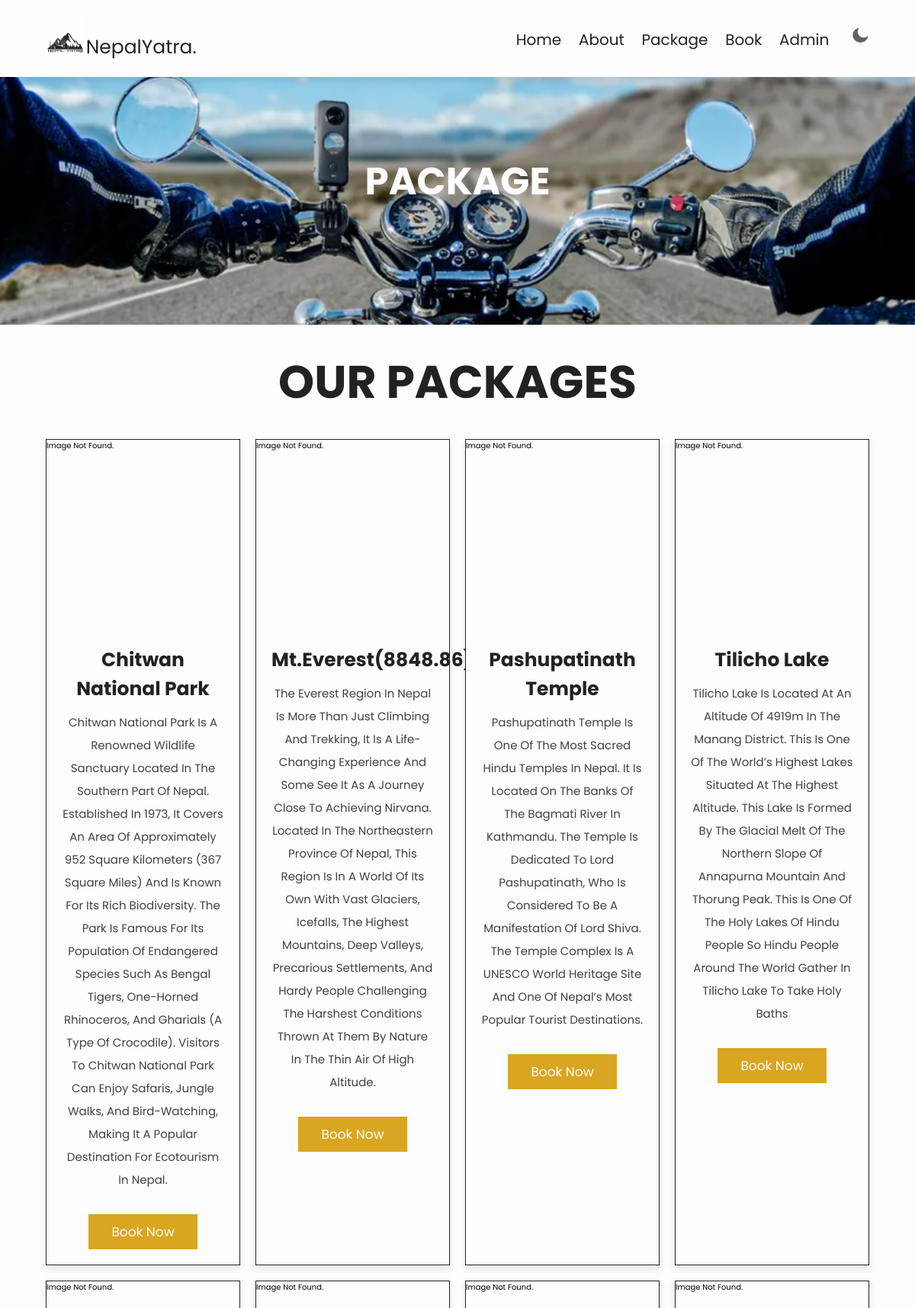
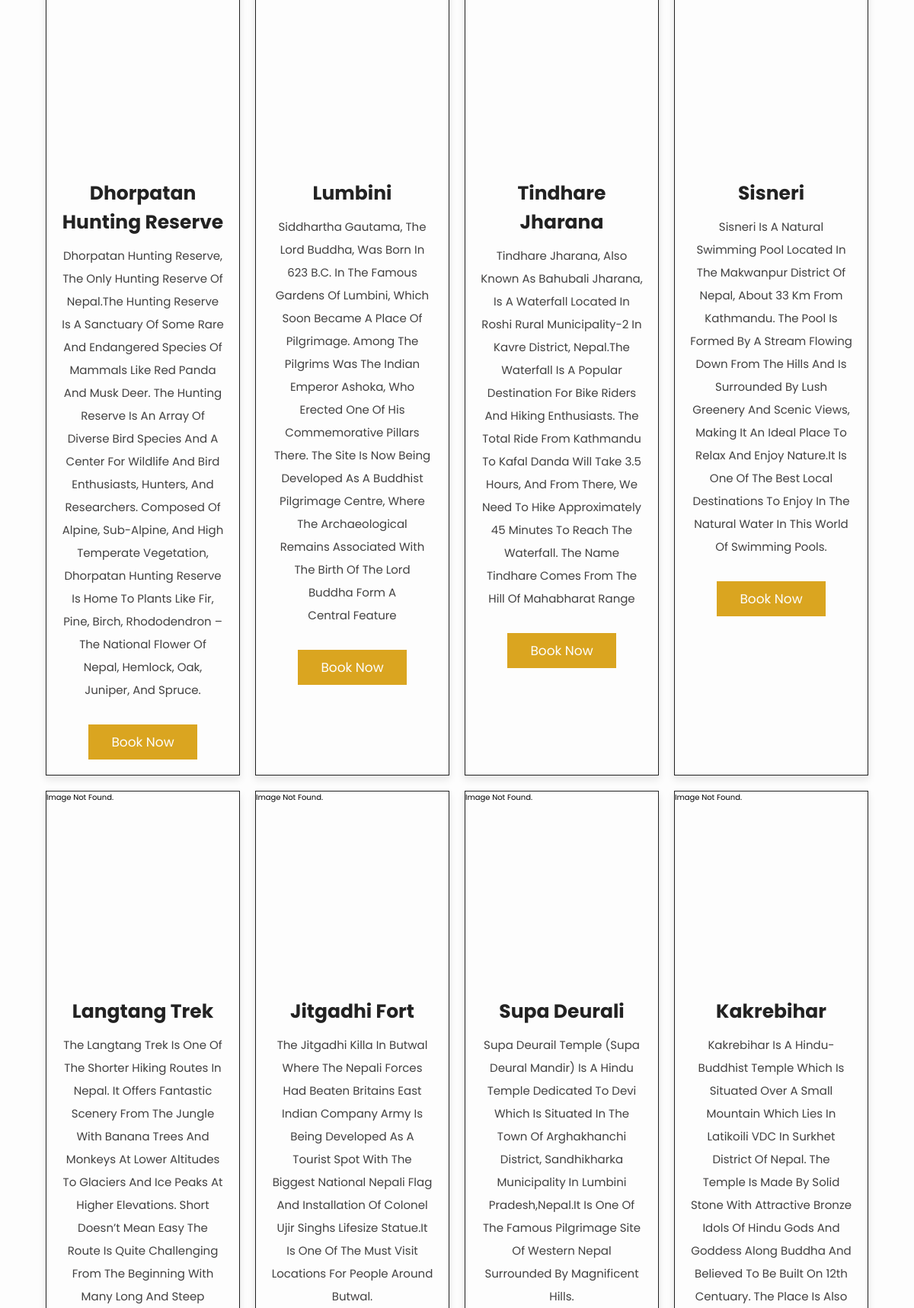
/package.php (upper part), run on the app's committed database (2 pictures, top to bottom).
### tables this page shows
CREATE TABLE `package_image` (
  `id` int(11) NOT NULL,
  `package_id` int(11) NOT NULL,
  `image_path` varchar(255) NOT NULL
);

CREATE TABLE `packages` (
  `id` int(11) NOT NULL,
  `name` varchar(255) NOT NULL,
  `description` text NOT NULL
);

### package.php (the view, shortened to what this page needs)
<!DOCTYPE html>
<html lang="en">
    <head>
 <link rel="stylesheet"href="https://cdn.jsdelivr.net/npm/swiper@9/swiper-bundle.min.css"/>
<link rel="stylesheet" href="https://cdnjs.cloudflare.com/ajax/libs/font-awesome/6.4.0/css/all.min.css"/>
<link rel="stylesheet" href="style.css"/>
    </head>
    <body>
<section class="header">
<div class ="logo">
      <a href="home.php"><img src="images/logo1.png" alt="logo" id="logo"></a>
    <a href="home.php" class="text">NepalYatra.</a>
</div>
    <nav class="navbar">
<a href="home.php">Home</a>
<a href="about.php">About</a>
<a href="package.php">Package</a>
<a href="book.php">Book</a>
<a href="login.php">Admin</a>
<img src="images/moon.png" id ="icon">
</nav>
</section>
<div class="heading" style="background:url(images/travellingbike.webp) no-repeat">
    <h1>package </h1>
</div>
<section class="home-packages">
    <h1 class="heading-title">Our Packages</h1>
    <div class="box-container" id="package-container">
        <?php
        $connection = mysqli_connect('localhost', 'root', '', 'tourstravels');
        $itemsPerPage = 12;
        $currentPage = 1;
        $offset = ($currentPage - 1) * $itemsPerPage;
        $query = "SELECT p.name, p.description, pi.image_path
                  FROM packages p
                  JOIN package_image pi ON p.id = pi.package_id
                  LIMIT $itemsPerPage OFFSET $offset";
        $result = mysqli_query($connection, $query);
        if ($result && mysqli_num_rows($result) > 0) {
            while ($row = mysqli_fetch_assoc($result)) {
                echo '<div class="box">';
                echo '<div class="image">';
                if (isset($row['image_path']) && file_exists($row['image_path'])) {
                    echo '<img src="' . $row['image_path'] . '" alt="' . $row['name'] . '">';
                } else {
                    echo '<p>Image not found.</p>';
                }
                echo '</div>';
                echo '<div class="content">';
                echo '<h3>' . $row['name'] . '</h3>';
                echo '<p>' . $row['description'] . '</p>';
                echo '<a href="book.php" class="btn">Book Now</a>';
                echo '</div>';
                echo '</div>';
            }
        } else {
            echo '<p>No packages available.</p>';
        }
        ?>
    </div>
</section>
</body>
</html>

### style.css (style rules this page uses)
:root { --main-color: goldenrod; --black: #222; --white: #fdfdfd; --light-black: #424141; --light-white: #fff9; --dark-bg: rgba(0, 0, 0, .7); --light-bg: #eee; --border: .1rem solid var(--black); --box-shadow: 0 .5rem 1rem rgba(21, 21, 21, 0.1); --text-shadow: 0 1.5rem 3rem rgba(25, 24, 24, 0.1); }
* { font-family: 'Poppins', sans-serif; margin: 0; padding: 0; box-sizing: border-box; outline: none; border: none; text-decoration: none; text-transform: capitalize; }
html { font-size: 62.5%; overflow-x: hidden; }
section { padding: 5rem 10%; background-color: var(--white); }
.heading { background-size: cover !important; background-position: center !important; padding-top: 10rem; padding-bottom: 15rem; display: flex; align-items: center; justify-content: center; }
.heading h1 { font-size: 5rem; text-transform: uppercase; color: var(--white); text-shadow: var(--text-shadow); }
#icon { width: 30px; padding-left: 5px; cursor: pointer; margin-left: 2rem; }
#logo { width: 50px; color: var(--main-color); }
.btn { display: inline-block; background: var(--main-color); color: var(--white); font-size: 1.7rem; padding: 1rem 3rem; cursor: pointer; margin-top: 2rem; }
.heading-title { text-align: center; margin-bottom: 3rem; font-size: 6rem; text-transform: uppercase; color: var(--black); }
.header { position: sticky; top: 0; left: 0; right: 0; z-index: 1000; background-color: var(--white); display: flex; padding-top: 2rem; padding-bottom: 2rem; box-shadow: var(--box-shadow); align-items: center; justify-content: space-between; }
.header .logo a { font-size: 2.5rem; color: var(--black); }
.header .navbar a { font-size: 2rem; margin-left: 2rem; color: var(--black); }
.home-packages { background: var(--white); }
.home-packages .box-container { display: grid; grid-template-columns: repeat(auto-fit, minmax(25rem, 1fr)); gap: 2rem; }
.home-packages .box-container .box { border: var(--border); box-shadow: var(--box-shadow); background: var(--white); }
.home-packages .box-container .box .image { height: 25rem; overflow: hidden; }
.home-packages .box-container .box .content { padding: 2rem; text-align: center; }
.home-packages .box-container .box .content h3 { font-size: 2.5rem; color: var(--black); }
.home-packages .box-container .box .content p { font-size: 1.5rem; color: var(--light-black); line-height: 2; padding: 1rem 0; }
@media (max-width: 1200px) { section { padding: 3rem 5%; } }

### data on the page
package_image: shows "Image Not Found.", package.name "Chitwan National Park", package.description "Chitwan National Park Is A Renowned Wildlife Sanctuary Located In The Southern Part Of Nepal. Established In 1973, It Covers An Area Of Approximately 952 Square Kilometers (367 Square Miles) And Is Known For Its Rich Biodiversity. The Park Is Famous For Its Population Of Endangered Species Such As Bengal Tigers, One-Horned Rhinoceros, And Gharials (A Type Of Crocodile). Visitors To Chitwan National Park Can Enjoy Safaris, Jungle Walks, And Bird-Watching, Making It A Popular Destination For Ecotourism In Nepal."
package_image: shows "Image Not Found.", package.name "Mt.Everest(8848.86)", package.description "The Everest Region In Nepal Is More Than Just Climbing And Trekking, It Is A Life-Changing Experience And Some See It As A Journey Close To Achieving Nirvana. Located In The Northeastern Province Of Nepal, This Region Is In A World Of Its Own With Vast Glaciers, Icefalls, The Highest Mountains, Deep Valleys, Precarious Settlements, And Hardy People Challenging The Harshest Conditions Thrown At Them By Nature In The Thin Air Of High Altitude."
package_image: shows "Image Not Found.", package.name "Pashupatinath Temple", package.description "Pashupatinath Temple Is One Of The Most Sacred Hindu Temples In Nepal. It Is Located On The Banks Of The Bagmati River In Kathmandu. The Temple Is Dedicated To Lord Pashupatinath, Who Is Considered To Be A Manifestation Of Lord Shiva. The Temple Complex Is A UNESCO World Heritage Site And One Of Nepal’s Most Popular Tourist Destinations."
package_image: shows "Image Not Found.", package.name "Tilicho Lake", package.description "Tilicho Lake Is Located At An Altitude Of 4919m In The Manang District. This Is One Of The World’s Highest Lakes Situated At The Highest Altitude. This Lake Is Formed By The Glacial Melt Of The Northern Slope Of Annapurna Mountain And Thorung Peak. This Is One Of The Holy Lakes Of Hindu People So Hindu People Around The World Gather In Tilicho Lake To Take Holy Baths"
package_image: shows "Image Not Found.", package.name "Dhorpatan Hunting Reserve", package.description "Dhorpatan Hunting Reserve, The Only Hunting Reserve Of Nepal.The Hunting Reserve Is A Sanctuary Of Some Rare And Endangered Species Of Mammals Like Red Panda And Musk Deer. The Hunting Reserve Is An Array Of Diverse Bird Species And A Center For Wildlife And Bird Enthusiasts, Hunters, And Researchers. Composed Of Alpine, Sub-Alpine, And High Temperate Vegetation, Dhorpatan Hunting Reserve Is Home To Plants Like Fir, Pine, Birch, Rhododendron – The National Flower Of Nepal, Hemlock, Oak, Juniper, And Spruce."
package_image: shows "Image Not Found.", package.name "Lumbini", package.description "Siddhartha Gautama, The Lord Buddha, Was Born In 623 B.C. In The Famous Gardens Of Lumbini, Which Soon Became A Place Of Pilgrimage. Among The Pilgrims Was The Indian Emperor Ashoka, Who Erected One Of His Commemorative Pillars There. The Site Is Now Being Developed As A Buddhist Pilgrimage Centre, Where The Archaeological Remains Associated With The Birth Of The Lord Buddha Form A Central Feature"
package_image: shows "Image Not Found.", package.name "Tindhare Jharana", package.description "Tindhare Jharana, Also Known As Bahubali Jharana, Is A Waterfall Located In Roshi Rural Municipality-2 In Kavre District, Nepal.The Waterfall Is A Popular Destination For Bike Riders And Hiking Enthusiasts. The Total Ride From Kathmandu To Kafal Danda Will Take 3.5 Hours, And From There, We Need To Hike Approximately 45 Minutes To Reach The Waterfall. The Name Tindhare Comes From The Hill Of Mahabharat Range"
package_image: shows "Image Not Found.", package.name "Sisneri", package.description "Sisneri Is A Natural Swimming Pool Located In The Makwanpur District Of Nepal, About 33 Km From Kathmandu. The Pool Is Formed By A Stream Flowing Down From The Hills And Is Surrounded By Lush Greenery And Scenic Views, Making It An Ideal Place To Relax And Enjoy Nature.It Is One Of The Best Local Destinations To Enjoy In The Natural Water In This World Of Swimming Pools."
package_image: shows "Image Not Found.", package.name "Langtang Trek"
package_image: shows "Image Not Found.", package.name "Jitgadhi Fort", package.description "The Jitgadhi Killa In Butwal Where The Nepali Forces Had Beaten Britains East Indian Company Army Is Being Developed As A Tourist Spot With The Biggest National Nepali Flag And Installation Of Colonel Ujir Singhs Lifesize Statue.It Is One Of The Must Visit Locations For People Around Butwal."
package_image: shows "Image Not Found.", package.name "Supa Deurali", package.description "Supa Deurail Temple (Supa Deural Mandir) Is A Hindu Temple Dedicated To Devi Which Is Situated In The Town Of Arghakhanchi District, Sandhikharka Municipality In Lumbini Pradesh,Nepal.It Is One Of The Famous Pilgrimage Site Of Western Nepal Surrounded By Magnificent Hills."
package_image: shows "Image Not Found.", package.name "Kakrebihar"
